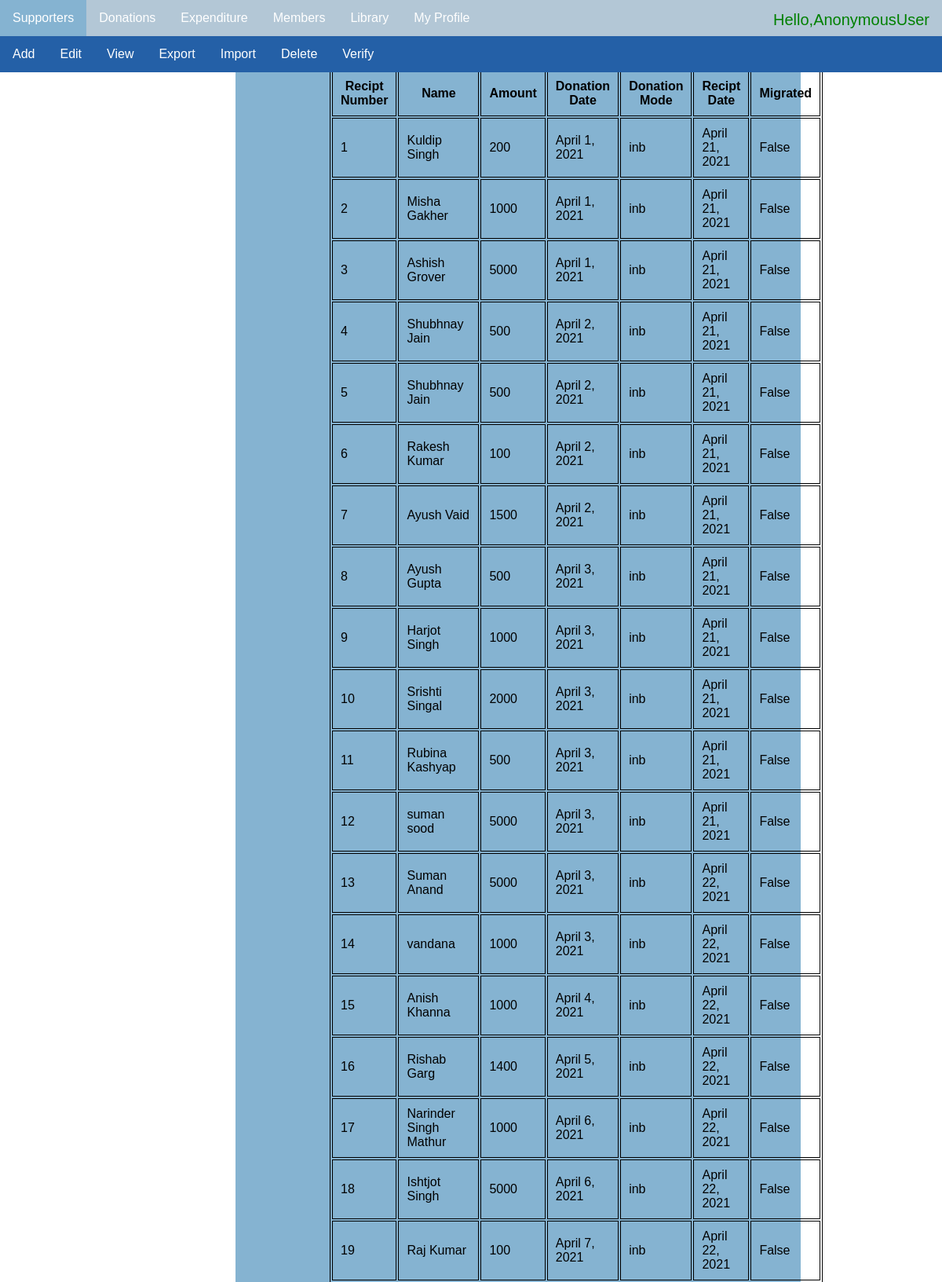
Screenshot of /don/view_don/ (upper part) with the database file from the repository.
### donation/models.py (models this page shows)
class verified_donation(models.Model):
    rec_no = models.AutoField(primary_key=True)
    recipt_num = models.IntegerField(default = 0)
    member = models.ForeignKey('supporters.supporter', on_delete=models.CASCADE,null=True)
    anon_name = models.CharField(max_length = 100,null = True,blank =True)
    amount = models.CharField(max_length = 20, blank=False)
    date_donation = models.DateField(blank=True)
    mode_donation = models.CharField(max_length = 100,default = 'CASH',choices = mode_choces)
    date_rec = models.DateField()
    migrated = models.BooleanField(default = False)
    anon = models.BooleanField(default = False)
    mail_sent = models.BooleanField(default = False)

### supporters/models.py (models this page shows, shortened)
class supporter(models.Model):
    name = models.CharField(max_length=100,blank=False)
    age = models.CharField(max_length=100,null=True,blank=True)
    gender = models.CharField(max_length=15, null=True, blank=True)
    phone_no = models.CharField(max_length=20,unique=True, blank=False)
    alt_phone_no = models.CharField(max_length=20, null=True, blank=True)
    email_id = models.EmailField(null=True, blank=True)
    city = models.CharField(max_length=100, null=True, blank=True)
    Reference = models.CharField(max_length=100, null=True, blank=True)
    pan_card = models.CharField(max_length=100, null=True, blank=True)
    address_a = models.CharField(max_length=100, null=True, blank=True)
    address_b = models.CharField(max_length=100, null=True)
    address_c = models.CharField(max_length=100, null=True)
    is_constant = models.BooleanField(default=False)
    amount = models.PositiveIntegerField(default=0,null=True, blank=True)
    is_sponsor = models.BooleanField(default=False)
    sponsee = models.CharField(max_length=300, null=True, blank=True)
    is_one_time = models.BooleanField(default=False)
    resources = models.BooleanField(default=False)
    is_si = models.BooleanField(default = False)
    si_date = models.IntegerField(null = True, blank=True)
    dob = models.DateField(null = True,blank=True)
    profession = models.CharField(max_length= 200, null = True, blank=True)
    is_verified = models.BooleanField(default=False)
    last_generated = models.IntegerField(default=0, blank=True)
    date_added = models.DateTimeField(default=timezone.now, blank=True)
    date_edited = models.DateTimeField(default=timezone.now, blank=True)

### donation/views.py (the view)
# urls.py: path('view_don/',views.DonationListView.as_view(),name = 'view_don'),
class DonationListView(ListView):
    model = verified_donation
    paginate_by = 50  # if pagination is desired

### templates/donation/verified_donation_list.html (shortened to what this page needs)
{% extends 'users/index.html' %}
{% block content %}
<table>
	<tr>
	<th> Recipt Number</th>
	<th>Name</th>
	<th>Amount</th>
	<th>Donation Date</th>
	<th>Donation Mode</th>
	<th>Recipt Date</th>
	<th>Migrated </th>
	</tr>
    {% for i in object_list %}
    <tr>
    <td>{{ i.rec_no }}</td>
    {% if i.anon == "True" %}
    	<td>{{ i.anon_name }}</td>
    {% else %}
    	<td>{{ i.member.name }}</td>
    {% endif %}
    <td>{{ i.amount }}</td>
    <td>{{ i.date_donation }}</td>
    <td>{{ i.mode_donation }}</td>
    <td>{{ i.date_rec }}</td>
    <td>{{ i.migrated }}</td>
    </tr>
    {% endfor %}
</table>
{% endblock %}

### templates/users/index.html (shortened to what this page needs)
<!DOCTYPE html>
<html>
<head>
</head>
<body>
<div class="navbar">
<div class="userinfo"> Hello,{{request.user}}</div>
  <div class="subnav">
    <button class="subnavbtn">Supporters </button>
    <div class="subnav-content">
      <a href="{%url  'supporters:add_supp'%}">Add</a>
      <a href="{%url  'supporters:edit_supp'%}">Edit</a>
      <a href="{%url  'supporters:view_supp'%}">View</a>
      <a href="{%url  'supporters:export_supporters'%}">Export</a>
      <a href="{%url  'supporters:import'%}">Import</a>
      <a href="{%url  'supporters:del_supp'%}">Delete</a>
      <a href=#>Verify</a>
    </div>
  </div>
  <div class="subnav">
    <button class="subnavbtn">Donations </button>
  </div>
  <div class="subnav">
    <button class="subnavbtn">Expenditure </button>
  </div>
    <div class="subnav">
    <button class="subnavbtn">Members </button>
  </div>
    <div class="subnav">
    <button class="subnavbtn">Library </button>
  </div>
  <div class="subnav">
    <button class="subnavbtn">My Profile </button>
  </div>
</div>
<div class="main-content">
{%block content%}
{%endblock%}
</div>
</body>
</html>

### templates/users/index.html (style rules this page uses)
body { font-family: Arial, Helvetica, sans-serif; margin: 0; }
.navbar { overflow: hidden; background-color: #b3c7d6ff; }
.navbar a { float: left; font-size: 16px; color: white; text-align: center; padding: 14px 16px; text-decoration: none; }
.subnav { float: left; overflow: hidden; }
.subnav .subnavbtn { font-size: 16px; border: none; outline: none; color: white; padding: 14px 16px; background-color: inherit; font-family: inherit; margin: 0; }
.userinfo { font-size: 20px; border: 1px blue; color: green; padding: 14px 16px; background-color: inherit; font-family: inherit; margin: 0; float:right; }
.subnav-content { display: none; position: absolute; left: 0; background-color: #2460A7FF; width: 100%; z-index: 1; }
.subnav-content a { float: left; color: white; text-decoration: none; }
.main-content { display:block; float:top; width:50%; margin-left:25%; margin-right:25%; margin-top:3%; padding-left:10%; background-color:#85b3d1ff; }

### templates/donation/verified_donation_list.html (style rules this page uses)
table, th, td { border:1px solid black; }
td,th { padding:10px; }

### rows the page displays
verified_donation: rec_no "1", member.name "Kuldip Singh", amount "200", date_donation "April 1, 2021", mode_donation "inb", date_rec "April 21, 2021", migrated "False"
verified_donation: rec_no "2", member.name "Misha Gakher", amount "1000", date_donation "April 1, 2021", mode_donation "inb", date_rec "April 21, 2021", migrated "False"
verified_donation: rec_no "3", member.name "Ashish Grover", amount "5000", date_donation "April 1, 2021", mode_donation "inb", date_rec "April 21, 2021", migrated "False"
verified_donation: rec_no "4", member.name "Shubhnay Jain", amount "500", date_donation "April 2, 2021", mode_donation "inb", date_rec "April 21, 2021", migrated "False"
verified_donation: rec_no "5", member.name "Shubhnay Jain", amount "500", date_donation "April 2, 2021", mode_donation "inb", date_rec "April 21, 2021", migrated "False"
verified_donation: rec_no "6", member.name "Rakesh Kumar", amount "100", date_donation "April 2, 2021", mode_donation "inb", date_rec "April 21, 2021", migrated "False"
verified_donation: rec_no "7", member.name "Ayush Vaid", amount "1500", date_donation "April 2, 2021", mode_donation "inb", date_rec "April 21, 2021", migrated "False"
verified_donation: rec_no "8", member.name "Ayush Gupta", amount "500", date_donation "April 3, 2021", mode_donation "inb", date_rec "April 21, 2021", migrated "False"
verified_donation: rec_no "9", member.name "Harjot Singh", amount "1000", date_donation "April 3, 2021", mode_donation "inb", date_rec "April 21, 2021", migrated "False"
verified_donation: rec_no "10", member.name "Srishti Singal", amount "2000", date_donation "April 3, 2021", mode_donation "inb", date_rec "April 21, 2021", migrated "False"
verified_donation: rec_no "11", member.name "Rubina Kashyap", amount "500", date_donation "April 3, 2021", mode_donation "inb", date_rec "April 21, 2021", migrated "False"
verified_donation: rec_no "12", member.name "suman sood", amount "5000", date_donation "April 3, 2021", mode_donation "inb", date_rec "April 21, 2021", migrated "False"
verified_donation: rec_no "13", member.name "Suman Anand", amount "5000", date_donation "April 3, 2021", mode_donation "inb", date_rec "April 22, 2021", migrated "False"
verified_donation: rec_no "14", member.name "vandana", amount "1000", date_donation "April 3, 2021", mode_donation "inb", date_rec "April 22, 2021", migrated "False"
verified_donation: rec_no "15", member.name "Anish Khanna", amount "1000", date_donation "April 4, 2021", mode_donation "inb", date_rec "April 22, 2021", migrated "False"
verified_donation: rec_no "16", member.name "Rishab Garg", amount "1400", date_donation "April 5, 2021", mode_donation "inb", date_rec "April 22, 2021", migrated "False"
verified_donation: rec_no "17", member.name "Narinder Singh Mathur", amount "1000", date_donation "April 6, 2021", mode_donation "inb", date_rec "April 22, 2021", migrated "False"
verified_donation: rec_no "18", member.name "Ishtjot Singh", amount "5000", date_donation "April 6, 2021", mode_donation "inb", date_rec "April 22, 2021", migrated "False"
verified_donation: rec_no "19", member.name "Raj Kumar", amount "100", date_donation "April 7, 2021", mode_donation "inb", date_rec "April 22, 2021", migrated "False"

### other values shown
{{ request.user }} "AnonymousUser"
